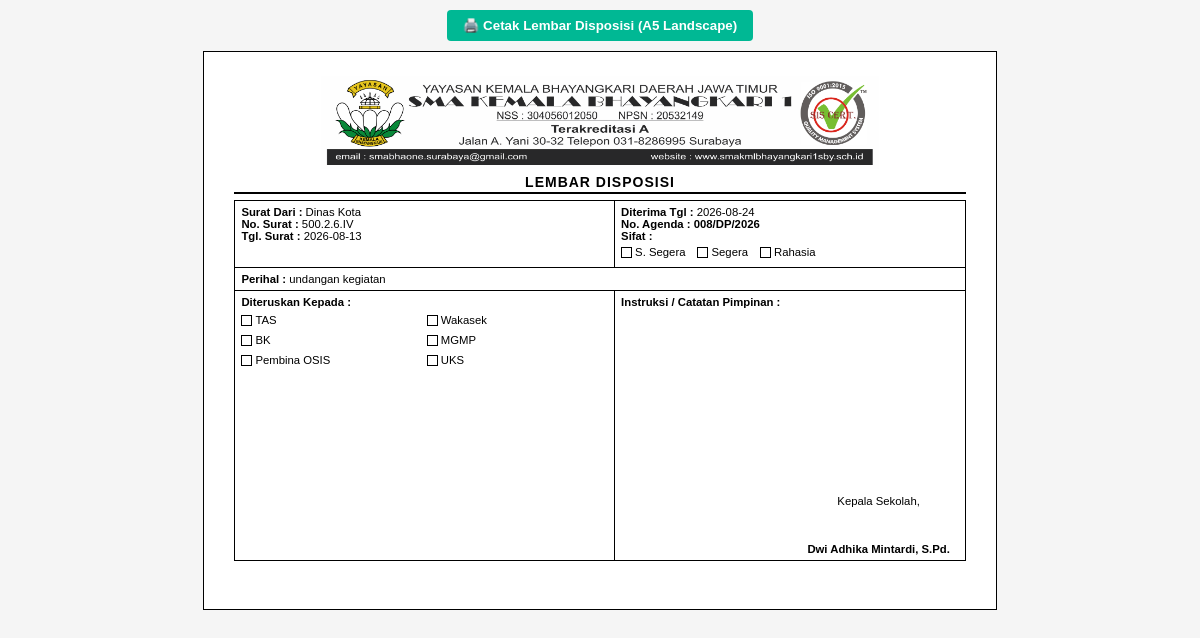
Page /cetak-disposisi/2 (signed in) on the committed database.
### tables this page shows
CREATE TABLE surat_masuk (
            id INTEGER PRIMARY KEY AUTOINCREMENT,
            no_disposisi TEXT,
            pengirim TEXT,
            tgl_diterima TEXT,
            tgl_surat TEXT,
            no_surat_pengirim TEXT,
            perihal TEXT,
            petugas TEXT,
            kode_surat TEXT DEFAULT 'DP',
            sifat_surat TEXT DEFAULT 'Segera',
            diteruskan_ke TEXT DEFAULT '-',
            file_scan_path TEXT DEFAULT '-',
            instruksi_pimpinan TEXT DEFAULT '-'
        );

### routes/surat_masuk_routes.py (the view)
@surat_masuk_bp.route('/cetak-disposisi/<int:surat_id>')
def cetak_disposisi(surat_id):
    if 'username' not in session:
        return redirect(url_for('auth_bp.login_page'))
    conn = get_db()
    cursor = conn.cursor()
    cursor.execute("SELECT * FROM surat_masuk WHERE id = ?", (surat_id,))
    row = cursor.fetchone()
    conn.close()
    if not row:
        return "Surat Masuk kagak nemu nyot!", 404
    log_activity(session.get('username'), 'CETAK_DISPOSISI', f"Mencetak Disposisi No: {row['no_disposisi']} (Pengirim: {row['pengirim']})")
    return render_template('disposisi_print.html', surat=dict(row))

### routes/utils.py (called while the page is built)
def get_db():
    conn = sqlite3.connect('arsip_kantor.db')
    conn.row_factory = sqlite3.Row
    return conn

def log_activity(username, action, detail):
    conn = sqlite3.connect('arsip_kantor.db')
    cursor = conn.cursor()
    cursor.execute(
        'INSERT INTO activity_logs (username, action, detail) VALUES (?, ?, ?)',
        (username, action, detail)
    )
    conn.commit()
    conn.close()

### templates/disposisi_print.html (shortened to what this page needs)
<!DOCTYPE html>
<html lang="id">
<head>
</head>
<body>
    <div class="no-print" style="text-align: center; margin-bottom: 10px;">
        <button onclick="window.print()" style="padding: 8px 16px; background: #00b894; color: white; border: none; border-radius: 4px; cursor: pointer; font-weight: bold;">🖨️ Cetak Lembar Disposisi (A5 Landscape)</button>
    </div>
    <div class="page-a5-landscape">
        <div class="header-kop">
            <img src="{{ url_for('static', filename='img/kop.png') }}" alt="Kop Surat">
        </div>
        <div class="title-box">LEMBAR DISPOSISI</div>
        <table class="disposisi-table">
            <tr>
                <td width="52%">
                    <b>Surat Dari :</b> {{ surat.pengirim }}<br>
                    <b>No. Surat :</b> {{ surat.no_surat_pengirim }}<br>
                    <b>Tgl. Surat :</b> {{ surat.tgl_surat }}
                </td>
                <td width="48%">
                    <b>Diterima Tgl :</b> {{ surat.tgl_diterima }}<br>
                    <b>No. Agenda :</b> <b>{{ surat.no_disposisi }}</b><br>
                    <b>Sifat :</b>
                    <div style="display: flex; gap: 12px; margin-top: 4px;">
                        <span class="check-item"><span class="checkbox"></span> S. Segera</span>
                        <span class="check-item"><span class="checkbox"></span> Segera</span>
                        <span class="check-item"><span class="checkbox"></span> Rahasia</span>
                    </div>
                </td>
            </tr>
            <tr>
                <td colspan="2">
                    <b>Perihal :</b> {{ surat.perihal }}
                </td>
            </tr>
            <tr>
                <td width="40%">
                    <b>Diteruskan Kepada :</b>
                    <div class="grid-diteruskan">
                        <span class="check-item"><span class="checkbox"></span> TAS</span>
                        <span class="check-item"><span class="checkbox"></span> Wakasek</span>
                        <span class="check-item"><span class="checkbox"></span> BK</span>
                        <span class="check-item"><span class="checkbox"></span> MGMP</span>
                        <span class="check-item"><span class="checkbox"></span> Pembina OSIS</span>
                        <span class="check-item"><span class="checkbox"></span> UKS</span>
                    </div>
                </td>
                <td width="60%">
                    <b>Instruksi / Catatan Pimpinan :</b>
                    <div class="instruksi-box"></div>
                    <div class="ttd-container">
                        <p style="margin: 0;">Kepala Sekolah,</p>
                        <br><br><br>
                        <p style="margin: 0;"><b>Dwi Adhika Mintardi, S.Pd.</b></p>
                    </div>
                </td>
            </tr>
        </table>
    </div>
</body>
</html>

### templates/disposisi_print.html (style rules this page uses)
* { box-sizing: border-box; }
body { font-family: Arial, sans-serif; font-size: 8.5pt; background: #f5f5f5; margin: 0; padding: 10px; }
.page-a5-landscape { background: white; width: 210mm; height: 148mm; margin: 0 auto; padding: 6mm 8mm; box-sizing: border-box; border: 1px solid #000; overflow: hidden; position: relative; }
.header-kop { width: 100%; text-align: center; margin-bottom: 2px; }
.header-kop img { width: 100%; height: auto; max-height: 25mm; object-fit: contain; }
.title-box { text-align: center; font-weight: bold; font-size: 10.5pt; margin: 3px 0 6px 0; text-transform: uppercase; letter-spacing: 1px; border-bottom: 2px solid #000; padding-bottom: 2px; }
table.disposisi-table { width: 100%; border-collapse: collapse; }
table.disposisi-table td { border: 1px solid #000; padding: 5px 6px; vertical-align: top; font-size: 8.5pt; }
.checkbox { width: 11px; height: 11px; border: 1px solid #000; display: inline-block; margin-right: 3px; }
.check-item { display: flex; align-items: center; margin-bottom: 4px; }
.grid-diteruskan { display: grid; grid-template-columns: repeat(2, 1fr); gap: 4px; margin-top: 6px; }
.instruksi-box { min-height: 48mm; }
.ttd-container { text-align: center; width: 160px; font-size: 8.5pt; float: right; margin-top: 5px; }

### rows in the picture
surat_masuk: pengirim "Dinas Kota", no_surat_pengirim "500.2.6.IV", tgl_surat "2026-08-13", tgl_diterima "2026-08-24", no_disposisi "008/DP/2026", perihal "undangan kegiatan"
